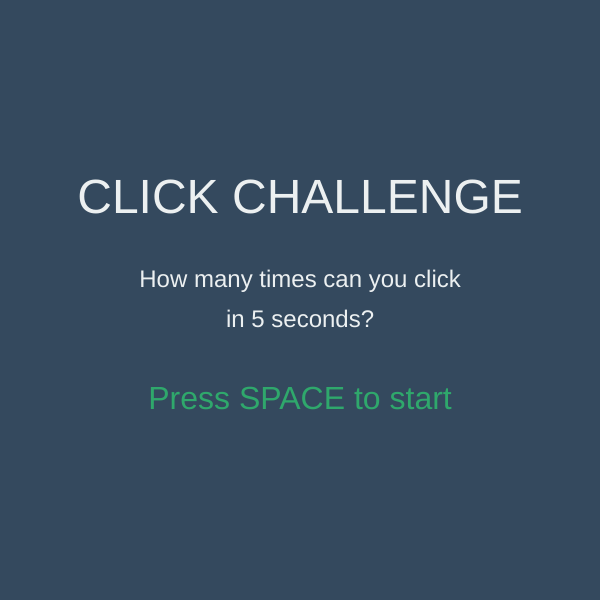
Frame 1 (no input)
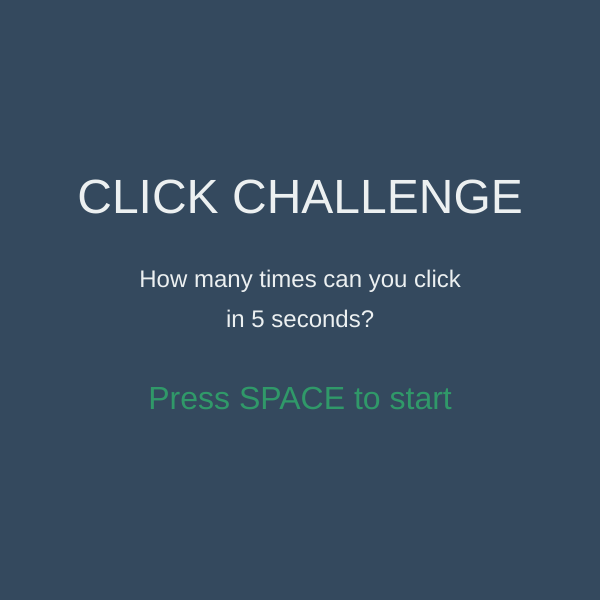
Frame 60 (no input)
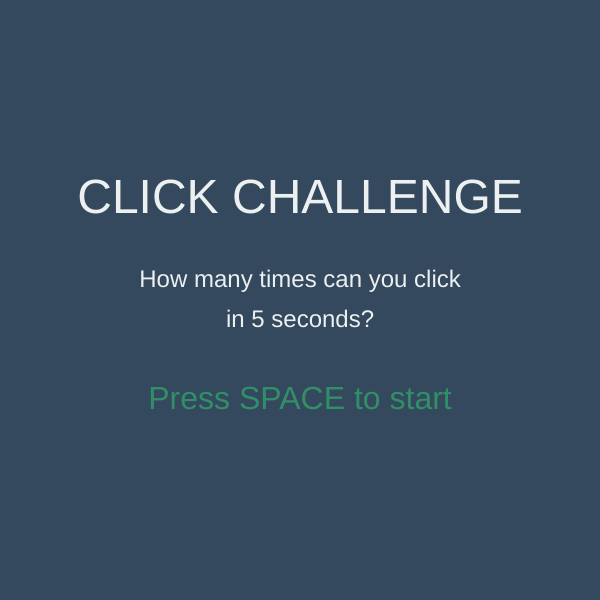
Frame 120 (the mouse pressed at the canvas centre since frame 60)

The p5.js sketch that drew these frames (run headless with seeded random() and noise() and a simulated clock; from frame 60 on, the mouse is pressed at the canvas centre):

// p5.js sketch
// ── sketch.js
// State Machine Game Example
// Demonstrates the basic three-state pattern: MENU, PLAYING, GAMEOVER

// Game state variable - can only be in ONE state at a time
let gameState = "MENU";

// Game variables
let score = 0;
let timer = 0;
let maxTime = 300; // 5 seconds at 60fps

// Visual feedback
let clickEffect = [];
let highScore = 0;

function setup() {
  createCanvas(600, 600);
  textAlign(CENTER, CENTER);
}

function draw() {
  // Different behavior based on current state
  if (gameState === "MENU") {
    drawMenu();
  } else if (gameState === "PLAYING") {
    drawPlaying();
  } else if (gameState === "GAMEOVER") {
    drawGameOver();
  }

  // Draw click effects (in all states)
  updateClickEffects();
}

// ==================== MENU STATE ====================
function drawMenu() {
  background(52, 73, 94);

  // Title
  fill(236, 240, 241);
  textSize(48);
  text("CLICK CHALLENGE", width / 2, height / 3);

  // Instructions
  textSize(24);
  text("How many times can you click", width / 2, height / 2 - 20);
  text("in 5 seconds?", width / 2, height / 2 + 20);

  // Start prompt
  textSize(32);
  fill(46, 204, 113);
  let alpha = map(sin(frameCount * 0.1), -1, 1, 100, 255);
  fill(46, 204, 113, alpha);
  text("Press SPACE to start", width / 2, height * 2 / 3);

  // High score
  if (highScore > 0) {
    fill(241, 196, 15);
    textSize(20);
    text("High Score: " + highScore, width / 2, height - 60);
  }
}

// ==================== PLAYING STATE ====================
function drawPlaying() {
  background(41, 128, 185);

  // Update timer
  timer++;
  if (timer >= maxTime) {
    // Transition to GAMEOVER state
    gameState = "GAMEOVER";
    if (score > highScore) {
      highScore = score;
    }
    return;
  }

  // Display score
  fill(255);
  textSize(72);
  text(score, width / 2, height / 2);

  // Display timer
  let timeLeft = (maxTime - timer) / 60;
  textSize(32);
  text("Time: " + timeLeft.toFixed(1) + "s", width / 2, height / 2 + 100);

  // Click instruction
  textSize(20);
  text("CLICK ANYWHERE!", width / 2, height - 60);

  // Timer bar
  drawTimerBar();
}

function drawTimerBar() {
  let barWidth = width - 100;
  let barHeight = 30;
  let barX = 50;
  let barY = 80;

  // Background
  noStroke();
  fill(30, 50, 70);
  rect(barX, barY, barWidth, barHeight, 5);

  // Progress
  let progress = 1 - (timer / maxTime);
  fill(46, 204, 113);
  rect(barX, barY, barWidth * progress, barHeight, 5);

  // Outline
  noFill();
  stroke(255);
  strokeWeight(2);
  rect(barX, barY, barWidth, barHeight, 5);
}

// ==================== GAMEOVER STATE ====================
function drawGameOver() {
  background(192, 57, 43);

  // Title
  fill(255);
  textSize(64);
  text("GAME OVER", width / 2, height / 3);

  // Final score
  textSize(48);
  text("Score: " + score, width / 2, height / 2);

  // Performance message
  textSize(24);
  let message = getPerformanceMessage(score);
  fill(241, 196, 15);
  text(message, width / 2, height / 2 + 60);

  // High score
  if (score === highScore && score > 0) {
    fill(46, 204, 113);
    textSize(28);
    text("NEW HIGH SCORE!", width / 2, height / 2 + 110);
  }

  // Restart prompt
  fill(255);
  textSize(28);
  let alpha = map(sin(frameCount * 0.1), -1, 1, 100, 255);
  fill(255, alpha);
  text("Press SPACE to return to menu", width / 2, height * 3 / 4);
}

function getPerformanceMessage(score) {
  if (score >= 100) return "INCREDIBLE!";
  if (score >= 75) return "AMAZING!";
  if (score >= 50) return "GREAT JOB!";
  if (score >= 25) return "Nice Try!";
  return "Keep Practicing!";
}

// ==================== STATE TRANSITIONS ====================
function keyPressed() {
  if (key === ' ') {
    if (gameState === "MENU") {
      // Transition from MENU to PLAYING
      gameState = "PLAYING";
      score = 0;
      timer = 0;
      console.log("State: MENU → PLAYING");
    } else if (gameState === "GAMEOVER") {
      // Transition from GAMEOVER back to MENU
      gameState = "MENU";
      console.log("State: GAMEOVER → MENU");
    }
  }

  // Debug: press 'D' to display current state
  if (key === 'd' || key === 'D') {
    console.log("Current state:", gameState);
  }
}

function mousePressed() {
  // Only increment score in PLAYING state
  if (gameState === "PLAYING") {
    score++;

    // Add visual feedback
    clickEffect.push({
      x: mouseX,
      y: mouseY,
      life: 30
    });
  }
}

// ==================== VISUAL EFFECTS ====================
function updateClickEffects() {
  for (let i = clickEffect.length - 1; i >= 0; i--) {
    let effect = clickEffect[i];

    // Draw effect
    push();
    noFill();
    stroke(255, effect.life * 8);
    strokeWeight(3);
    let size = map(effect.life, 30, 0, 10, 50);
    circle(effect.x, effect.y, size);
    pop();

    // Update
    effect.life--;

    // Remove when done
    if (effect.life <= 0) {
      clickEffect.splice(i, 1);
    }
  }
}

// ==================== HELPER VISUALIZATION ====================
// Display current state in corner (helpful for learning)
function displayStateDebug() {
  push();
  fill(0, 150);
  noStroke();
  rect(10, height - 40, 150, 30, 5);

  fill(255);
  textAlign(LEFT, CENTER);
  textSize(16);
  text("State: " + gameState, 20, height - 25);
  pop();
}

// Uncomment this line in draw() to see state debug info:
// displayStateDebug();
